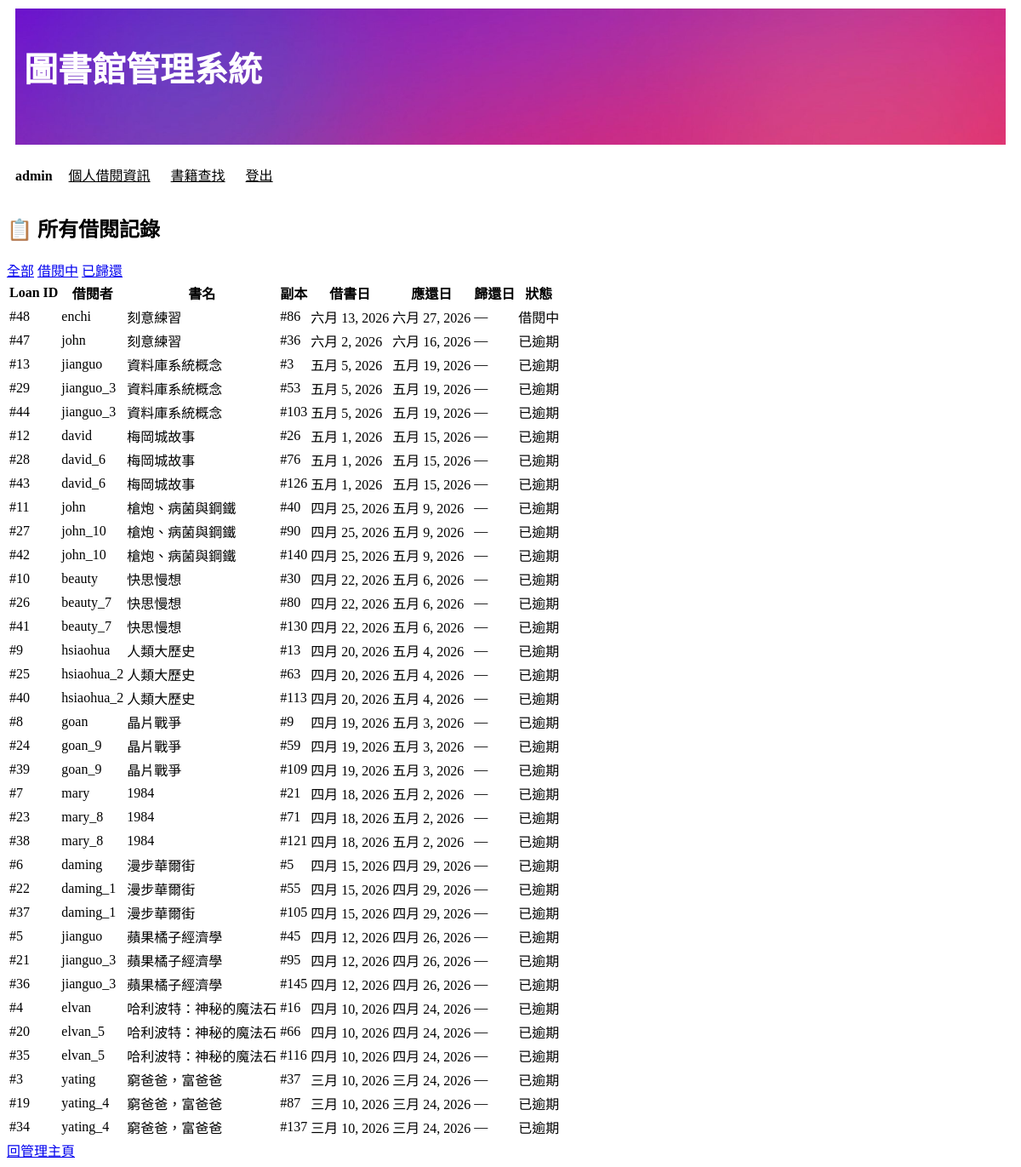
The app's page /admin_loans/?filter=active (signed in) with its own data.
### libraryapp/models.py (models this page shows, shortened)
class Loan(models.Model):
    user = models.ForeignKey(User, on_delete=models.CASCADE, related_name='loans')
    copy = models.ForeignKey(Copy, on_delete=models.CASCADE, related_name='loans')
    book = models.ForeignKey(Book, on_delete=models.CASCADE, related_name='loans')
    borrow_date = models.DateField(auto_now_add=True)
    due_date = models.DateField()
    return_date = models.DateField(null=True, blank=True)

class Book(models.Model):
    isbn = models.CharField(max_length=20, primary_key=True)
    title = models.CharField(max_length=200, null=False)
    author = models.CharField(max_length=100, blank=True, default='')
    publisher = models.CharField(max_length=100, blank=True, default='')
    publish_date = models.DateField(null=True, blank=True)
    category = models.CharField(max_length=50, blank=True, default='')
    location = models.CharField(max_length=100, blank=True, default='')

class Copy(models.Model):
    STATUS_CHOICES = [
        ('available', '可借閱'),
        ('borrowed', '已借出'),
        ('lost', '遺失'),
    ]
    book = models.ForeignKey(Book, on_delete=models.CASCADE, related_name='copies')
    status = models.CharField(max_length=20, choices=STATUS_CHOICES, default='available')

### libraryapp/views.py (the view)
# urls.py: path('admin_loans/', views.admin_loans),                        # 查看所有借閱記錄
def admin_loans(request):
    if not is_admin(request.user):
        return redirect('/login/')
    filter_type = request.GET.get('filter', 'all')
    if filter_type == 'active':
        loans = models.Loan.objects.filter(return_date__isnull=True).order_by('-borrow_date')
    elif filter_type == 'returned':
        loans = models.Loan.objects.filter(return_date__isnull=False).order_by('-return_date')
    else:
        loans = models.Loan.objects.all().order_by('-borrow_date')
    today = date.today()
    return render(request, 'admin_loans.html', locals())

### libraryapp/views.py (called while the page is built)
def is_admin(user):
    return user.is_authenticated and (user.is_superuser or user.is_staff)

### templates/admin_loans.html (shortened to what this page needs)
{% extends 'base.html' %}
{% block content %}
<div class="admin-page">
    <h2>📋 所有借閱記錄</h2>
    <div class="filter-row">
        <a href="/admin_loans/?filter=all" class="filter-btn {% if filter_type == 'all' %}active{% endif %}">全部</a>
        <a href="/admin_loans/?filter=active" class="filter-btn {% if filter_type == 'active' %}active{% endif %}">借閱中</a>
        <a href="/admin_loans/?filter=returned" class="filter-btn {% if filter_type == 'returned' %}active{% endif %}">已歸還</a>
    </div>
    {% if loans %}
        <table class="data-table">
            <thead>
                <tr>
                    <th>Loan ID</th>
                    <th>借閱者</th>
                    <th>書名</th>
                    <th>副本</th>
                    <th>借書日</th>
                    <th>應還日</th>
                    <th>歸還日</th>
                    <th>狀態</th>
                </tr>
            </thead>
            <tbody>
                {% for loan in loans %}
                <tr>
                    <td>#{{ loan.id }}</td>
                    <td>{{ loan.user.username }}</td>
                    <td>{{ loan.book.title }}</td>
                    <td>#{{ loan.copy.id }}</td>
                    <td>{{ loan.borrow_date }}</td>
                    <td>{{ loan.due_date }}</td>
                    <td>{{ loan.return_date|default:"—" }}</td>
                    <td>
                        {% if loan.return_date %}
                            <span class="badge badge-gray">已歸還</span>
                        {% elif loan.due_date < today %}
                            <span class="badge badge-red">已逾期</span>
                        {% else %}
                            <span class="badge badge-green">借閱中</span>
                        {% endif %}
                    </td>
                </tr>
                {% endfor %}
            </tbody>
        </table>
    {% else %}
        <p class="empty">沒有符合條件的借閱記錄。</p>
    {% endif %}
    <div class="action-row">
        <a href="/adminmain/" class="btn-secondary">回管理主頁</a>
    </div>
</div>
{% endblock %}

### templates/base.html (shortened to what this page needs)
{% load static %}
<!DOCTYPE html>
<html lang="zh-Hant">
<head>
    <link rel="stylesheet" href="{% static 'css/base_style.css' %}">
</head>
<body>
    <header>
        <h1><a href="/index/">圖書館管理系統</a></h1>
        <nav>
            {% if user.is_authenticated %}
                <span>{{ user.username }}</span>
                <a href="/my_loans/">個人借閱資訊</a>
                <a href="/search/">書籍查找</a>
                <a href="/logout/">登出</a>
            {% else %}
                <a href="/login/">會員登入</a>
                <a href="/register/">會員申請</a>
                <a href="/search/">書籍查找</a>
            {% endif %}
        </nav>
    </header>
    <main>
        {% block content %}{% endblock %}
    </main>
</body>
</html>

### static/css/base_style.css (style rules this page uses)
body { background-color:white; }
h1 { background-image: url(../images/gradient.png); background-size: cover; height: 120px; color:white; font-size: 40px; font-family: 'Segoe UI', Tahoma, Geneva, Verdana, sans-serif; text-decoration: none; margin: 10px 10px 10px 10px; padding-left: 10px; padding-top: 40px; }
nav { margin-left: 10px; padding: 5px 0; }
nav span { display: inline-block; margin-right: 15px; font-weight: bold; }
nav a:link { display: inline-block; padding: 8px 0; margin-right: 20px; color:black; }
header h1 a:link, header h1 a:visited { background-size: cover; height: 30vh; color:white; font-size: 40px; font-family: 'Segoe UI', Tahoma, Geneva, Verdana, sans-serif; text-decoration: none; }

### records on screen
Loan: id "48", user.username "enchi", book "刻意練習", copy.id "86", borrow_date "六月 13, 2026", due_date "六月 27, 2026", return_date "—", shows "借閱中"
Loan: id "47", user.username "john", book "刻意練習", copy.id "36", borrow_date "六月 2, 2026", due_date "六月 16, 2026", return_date "—", shows "已逾期"
Loan: id "13", user.username "jianguo", book "資料庫系統概念", copy.id "3", borrow_date "五月 5, 2026", due_date "五月 19, 2026", return_date "—", shows "已逾期"
Loan: id "29", user.username "jianguo_3", book "資料庫系統概念", copy.id "53", borrow_date "五月 5, 2026", due_date "五月 19, 2026", return_date "—", shows "已逾期"
Loan: id "44", user.username "jianguo_3", book "資料庫系統概念", copy.id "103", borrow_date "五月 5, 2026", due_date "五月 19, 2026", return_date "—", shows "已逾期"
Loan: id "12", user.username "david", book "梅岡城故事", copy.id "26", borrow_date "五月 1, 2026", due_date "五月 15, 2026", return_date "—", shows "已逾期"
Loan: id "28", user.username "david_6", book "梅岡城故事", copy.id "76", borrow_date "五月 1, 2026", due_date "五月 15, 2026", return_date "—", shows "已逾期"
Loan: id "43", user.username "david_6", book "梅岡城故事", copy.id "126", borrow_date "五月 1, 2026", due_date "五月 15, 2026", return_date "—", shows "已逾期"
Loan: id "11", user.username "john", book "槍炮、病菌與鋼鐵", copy.id "40", borrow_date "四月 25, 2026", due_date "五月 9, 2026", return_date "—", shows "已逾期"
Loan: id "27", user.username "john_10", book "槍炮、病菌與鋼鐵", copy.id "90", borrow_date "四月 25, 2026", due_date "五月 9, 2026", return_date "—", shows "已逾期"
Loan: id "42", user.username "john_10", book "槍炮、病菌與鋼鐵", copy.id "140", borrow_date "四月 25, 2026", due_date "五月 9, 2026", return_date "—", shows "已逾期"
Loan: id "10", user.username "beauty", book "快思慢想", copy.id "30", borrow_date "四月 22, 2026", due_date "五月 6, 2026", return_date "—", shows "已逾期"
Loan: id "26", user.username "beauty_7", book "快思慢想", copy.id "80", borrow_date "四月 22, 2026", due_date "五月 6, 2026", return_date "—", shows "已逾期"
Loan: id "41", user.username "beauty_7", book "快思慢想", copy.id "130", borrow_date "四月 22, 2026", due_date "五月 6, 2026", return_date "—", shows "已逾期"
Loan: id "9", user.username "hsiaohua", book "人類大歷史", copy.id "13", borrow_date "四月 20, 2026", due_date "五月 4, 2026", return_date "—", shows "已逾期"
Loan: id "25", user.username "hsiaohua_2", book "人類大歷史", copy.id "63", borrow_date "四月 20, 2026", due_date "五月 4, 2026", return_date "—", shows "已逾期"
Loan: id "40", user.username "hsiaohua_2", book "人類大歷史", copy.id "113", borrow_date "四月 20, 2026", due_date "五月 4, 2026", return_date "—", shows "已逾期"
Loan: id "8", user.username "goan", book "晶片戰爭", copy.id "9", borrow_date "四月 19, 2026", due_date "五月 3, 2026", return_date "—", shows "已逾期"
Loan: id "24", user.username "goan_9", book "晶片戰爭", copy.id "59", borrow_date "四月 19, 2026", due_date "五月 3, 2026", return_date "—", shows "已逾期"
Loan: id "39", user.username "goan_9", book "晶片戰爭", copy.id "109", borrow_date "四月 19, 2026", due_date "五月 3, 2026", return_date "—", shows "已逾期"
Loan: id "7", user.username "mary", book "1984", copy.id "21", borrow_date "四月 18, 2026", due_date "五月 2, 2026", return_date "—", shows "已逾期"
Loan: id "23", user.username "mary_8", book "1984", copy.id "71", borrow_date "四月 18, 2026", due_date "五月 2, 2026", return_date "—", shows "已逾期"
Loan: id "38", user.username "mary_8", book "1984", copy.id "121", borrow_date "四月 18, 2026", due_date "五月 2, 2026", return_date "—", shows "已逾期"
Loan: id "6", user.username "daming", book "漫步華爾街", copy.id "5", borrow_date "四月 15, 2026", due_date "四月 29, 2026", return_date "—", shows "已逾期"
Loan: id "22", user.username "daming_1", book "漫步華爾街", copy.id "55", borrow_date "四月 15, 2026", due_date "四月 29, 2026", return_date "—", shows "已逾期"
Loan: id "37", user.username "daming_1", book "漫步華爾街", copy.id "105", borrow_date "四月 15, 2026", due_date "四月 29, 2026", return_date "—", shows "已逾期"
Loan: id "5", user.username "jianguo", book "蘋果橘子經濟學", copy.id "45", borrow_date "四月 12, 2026", due_date "四月 26, 2026", return_date "—", shows "已逾期"
Loan: id "21", user.username "jianguo_3", book "蘋果橘子經濟學", copy.id "95", borrow_date "四月 12, 2026", due_date "四月 26, 2026", return_date "—", shows "已逾期"
Loan: id "36", user.username "jianguo_3", book "蘋果橘子經濟學", copy.id "145", borrow_date "四月 12, 2026", due_date "四月 26, 2026", return_date "—", shows "已逾期"
Loan: id "4", user.username "elvan", book "哈利波特：神秘的魔法石", copy.id "16", borrow_date "四月 10, 2026", due_date "四月 24, 2026", return_date "—", shows "已逾期"
Loan: id "20", user.username "elvan_5", book "哈利波特：神秘的魔法石", copy.id "66", borrow_date "四月 10, 2026", due_date "四月 24, 2026", return_date "—", shows "已逾期"
Loan: id "35", user.username "elvan_5", book "哈利波特：神秘的魔法石", copy.id "116", borrow_date "四月 10, 2026", due_date "四月 24, 2026", return_date "—", shows "已逾期"
Loan: id "3", user.username "yating", book "窮爸爸，富爸爸", copy.id "37", borrow_date "三月 10, 2026", due_date "三月 24, 2026", return_date "—", shows "已逾期"
Loan: id "19", user.username "yating_4", book "窮爸爸，富爸爸", copy.id "87", borrow_date "三月 10, 2026", due_date "三月 24, 2026", return_date "—", shows "已逾期"
Loan: id "34", user.username "yating_4", book "窮爸爸，富爸爸", copy.id "137", borrow_date "三月 10, 2026", due_date "三月 24, 2026", return_date "—", shows "已逾期"

### other values on screen
{{ user.username }} "admin"
